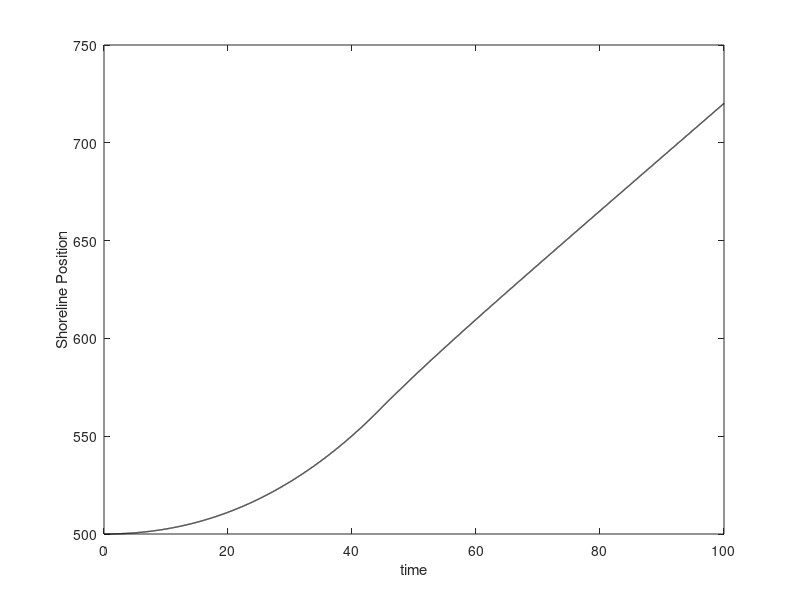

Source code (MATLAB):
% Linear increase in the nourishment flux
clc; 
close all;
%% Input physical parameters%%%%%%%%%%%%%%%
B=0.0001; %Basement slope
Dt=10;% Toe depth (meters). Typically in the range 10-20m
We=300; %Equilibrium width (meters)
He=2;  %Equilibrium heigth (meters)
Ae=0.02; %Equilibrium shoreface slope
Qow_max=30; %Maximum overwash flux (m^2/year)
Vd_max=300; %Maximum deficit volume (m^2/year)
K=5000;  %Shoreface Flux constant (m^2/year)

%% SL rise rate = a + 2bt %%%%%%%%%%%%%%%%
a=0.005;
b=0.000; % If b=0 constant sea-level rise

%% Computational parameters%%%%%%%%%%%%%%%
Tmax=100; 
Interval=20;
dt=0.01;
t=0:dt:Tmax;n=length(t);
tt=0:Interval:Tmax;nt=length(tt);
%% Nourishment parameters %%%%%%%%%%%%%%%%%%%%%%%%%%%%
Vn=100; % Nourishment Volume
k=1;
%% Initial conditions %%%%%%%%%%%%
A=Ae;W=We;H=He; %Barrier initially in equlibrium
xt=0;xs=Dt/A;xb=xs+W;xso=xs;Z=Dt;
Db=Z-B*xb; %Initial back barrier depth (meters) 
% X=Xo;
%% Variable initialization %%%%%%%%%%%%%%%%%%%%%%%%%%%%%%%%%%%
XS=zeros(1,n);
for i=1:n
%% SL curve
zdot=a+2*b*t(i); %Base-level rise rate (m/year)
Z=Z+zdot*dt;
%% Deficit volume Vd, overwash flux Qow, and shoreface flux Qsf
Vd_H=max(0,(He-H)*W);
Vd_B=max(0,(We-W)*(H+Db));
Vd=Vd_H+Vd_B;
Qow_H=Qow_max*Vd_H/max(Vd,Vd_max);Qow_B=Qow_max*Vd_B/max(Vd,Vd_max);
Qow=Qow_H+Qow_B;
Qsf=K*(Ae-A);
%% Barrier evolution %%%%%%%%%%%%%%%%%%%%%%%%%%%%%%%%%
Hdot=Qow_H/W-zdot;
xbdot=Qow_B/(H+Db);
xsdot=2*Qow/(Dt+2*H)-4*Qsf*(H+Dt)/(2*H+Dt)^2;
xtdot=2*Qsf*(1/(Dt+2*H)+1/Dt)+2*zdot/A;
H=H+Hdot*dt; if H<0;tdrown_H = t(i);break; end
xb=xb+xbdot*dt;
xsold=xs;
xs=xs+xsdot*dt;
xt=xt+xtdot*dt;

%% Additional parameters
A=Dt/(xs-xt);
W=xb-xs;if W<0;tdrown_W=t(i);break; end
Db=Z-xb*B;
% Variable storage %%%%%%%%%%%%%%%%%%%%
XS(i)=xs;
end
%% Plots %%%%%%%%%%%%%%%%%%%%%%%%%%%%%%%%%%%%%%%
hold on
plot(t,XS,'k','linewidth',1)
ylabel('Shoreline Position')
xlabel('time');
box on

